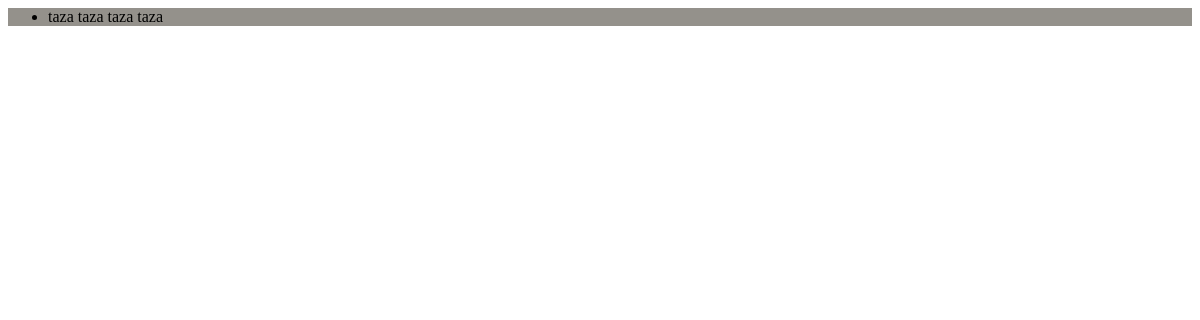
Before: /buscar_blogs_todos/ with the older database file.
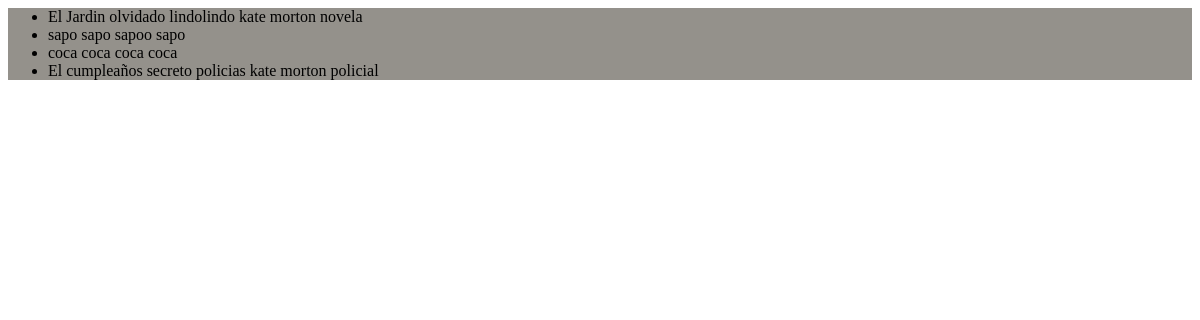
After: the same page with the newer database file.
### Blog/models.py (models this page shows, shortened)
class Blog(models.Model):
    titulo= models.CharField(max_length=255)
    descripcion= models.CharField(max_length=5000)
    autor=models.CharField(max_length=255)
    categoria= models.CharField(max_length=255)

### Blog/views.py (the view)
def buscar_blog_todos(request):
    blogs= Blog.objects.all()
    return render (request, 'Blog/blog_list.html', {'blogs': blogs})

### Blog/templates/Blog/blog_list.html
{% block Contenido%}
    <div style="background-color: rgba(117, 113, 106, 0.774);">
        {% if blogs %}
            <ul>
                {% for blog in blogs %}
                    <li>{{blog.titulo}} {{blog.descripcion}} {{blog.autor}} {{blog.categoria}}</li>
                {% endfor %}
            </ul>
        {% else %}
        <h1>No existen blogs en la BBDD</h1>
        {% endif %}
    </div>
{% endblock  %}

Changed rows visible on the page:
removed Blog: titulo "taza", descripcion "taza", autor "taza", categoria "taza"
added Blog: titulo "El Jardin olvidado", descripcion "lindolindo", autor "kate morton", categoria "novela"
added Blog: titulo "sapo", descripcion "sapo", autor "sapoo", categoria "sapo"
added Blog: titulo "coca", descripcion "coca", autor "coca", categoria "coca"
added Blog: titulo "El cumpleaños secreto", descripcion "policias", autor "kate morton", categoria "policial"
